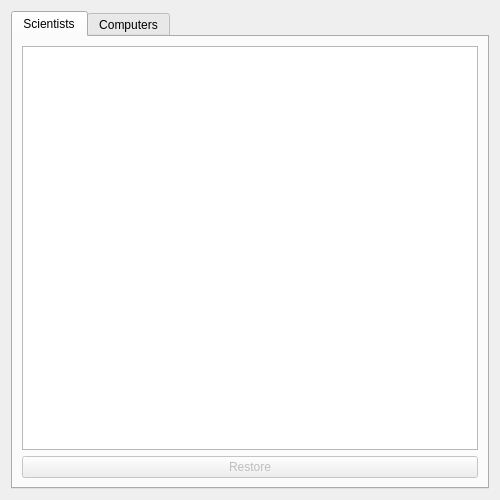
<?xml version="1.0" encoding="UTF-8"?>
<ui version="4.0">
 <class>Restore</class>
 <widget class="QDialog" name="Restore">
  <property name="geometry">
   <rect>
    <x>0</x>
    <y>0</y>
    <width>500</width>
    <height>500</height>
   </rect>
  </property>
  <property name="minimumSize">
   <size>
    <width>500</width>
    <height>500</height>
   </size>
  </property>
  <property name="maximumSize">
   <size>
    <width>500</width>
    <height>500</height>
   </size>
  </property>
  <property name="windowTitle">
   <string>Dialog</string>
  </property>
  <property name="windowIcon">
   <iconset resource="icons.qrc">
    <normaloff>:/icon/Icons/RestoreIcon.jpg</normaloff>:/icon/Icons/RestoreIcon.jpg</iconset>
  </property>
  <layout class="QVBoxLayout" name="verticalLayout">
   <item>
    <widget class="QTabWidget" name="tabs">
     <property name="enabled">
      <bool>true</bool>
     </property>
     <property name="currentIndex">
      <number>0</number>
     </property>
     <widget class="QWidget" name="tab">
      <attribute name="title">
       <string>Scientists</string>
      </attribute>
      <layout class="QVBoxLayout" name="verticalLayout_2">
       <item>
        <widget class="QTableWidget" name="scientistList">
         <property name="sortingEnabled">
          <bool>true</bool>
         </property>
        </widget>
       </item>
       <item>
        <widget class="QPushButton" name="restoreButtonSci">
         <property name="enabled">
          <bool>false</bool>
         </property>
         <property name="text">
          <string>Restore</string>
         </property>
        </widget>
       </item>
      </layout>
     </widget>
     <widget class="QWidget" name="tab_2">
      <attribute name="title">
       <string>Computers</string>
      </attribute>
      <layout class="QVBoxLayout" name="verticalLayout_3">
       <item>
        <widget class="QTableWidget" name="computerList">
         <property name="sortingEnabled">
          <bool>true</bool>
         </property>
        </widget>
       </item>
       <item>
        <widget class="QPushButton" name="restoreButtonComp">
         <property name="enabled">
          <bool>false</bool>
         </property>
         <property name="text">
          <string>Restore</string>
         </property>
        </widget>
       </item>
      </layout>
     </widget>
    </widget>
   </item>
  </layout>
 </widget>
 <resources>
  <include location="icons.qrc"/>
 </resources>
 <connections/>
</ui>
